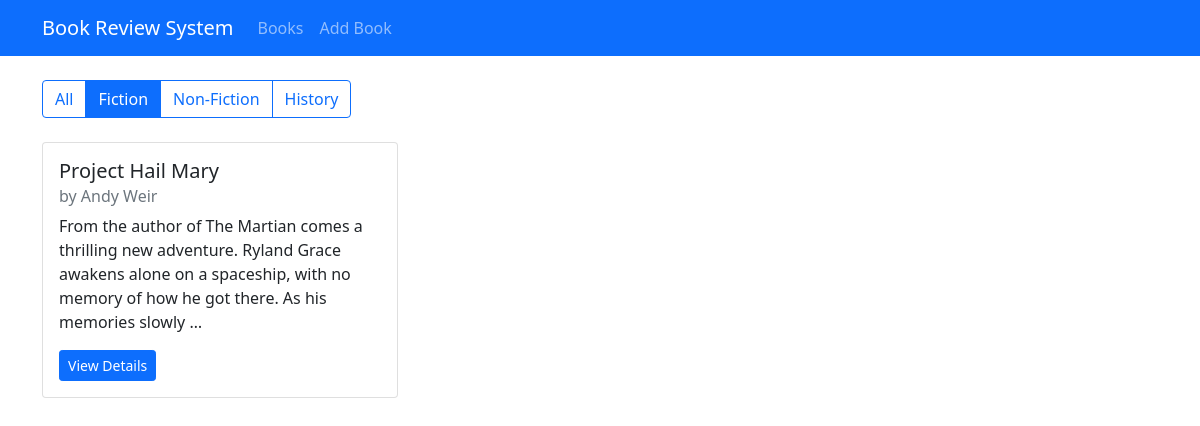
The page /?genre=fiction on the database its author committed.
### book/models.py (models this page shows, shortened)
class Book(models.Model):
    GENRE_CHOICES = [
        ('fiction', 'Fiction'),
        ('non_fiction', 'Non-Fiction'),
        ('science', 'Science'),
        ('technology', 'Technology'),
        ('history', 'History'),
        ('other', 'Other'),
    ]
    title = models.CharField(max_length=200)
    author = models.CharField(max_length=200)
    description = models.TextField()
    genre = models.CharField(max_length=20, choices=GENRE_CHOICES)
    isbn = models.CharField('ISBN', max_length=13, unique=True)
    publication_date = models.DateField()
    average_rating = models.DecimalField(
        max_digits=3,
        decimal_places=2,
        validators=[MinValueValidator(0), MaxValueValidator(5)],
        default=0
    )
    created_at = models.DateTimeField(auto_now_add=True)
    updated_at = models.DateTimeField(auto_now=True)

### book/views.py (the view)
# urls.py: path('', views.book_list, name='book-list'),
def book_list(request):
    genre = request.GET.get('genre')
    if genre:
        books = Book.objects.filter(genre=genre).order_by('-created_at')
    else:
        books = Book.objects.all().order_by('-created_at')
    return render(request, 'book/book_list.html', {'books': books})

### book/templates/book/book_list.html (shortened to what this page needs)
{% extends 'book/base.html' %}
{% block content %}
<div class="row mb-4">
    <div class="col">
        <div class="btn-group">
            <a href="{% url 'book-list' %}" class="btn btn-outline-primary {% if not request.GET.genre %}active{% endif %}">All</a>
            <a href="?genre=fiction" class="btn btn-outline-primary {% if request.GET.genre == 'fiction' %}active{% endif %}">Fiction</a>
            <a href="?genre=non_fiction" class="btn btn-outline-primary {% if request.GET.genre == 'non_fiction' %}active{% endif %}">Non-Fiction</a>
            <a href="?genre=history" class="btn btn-outline-primary {% if request.GET.genre == 'history' %}active{% endif %}">History</a>
        </div>
    </div>
</div>
<div class="row row-cols-1 row-cols-md-3 g-4">
  {% for book in books %}
  <div class="col">
      <div class="card h-100">
          <div class="card-body">
              <h5 class="card-title">{{ book.title }}</h5>
              <h6 class="card-subtitle mb-2 text-muted">by {{ book.author }}</h6>
              <p class="card-text">{{ book.description|truncatewords:30 }}</p>
              <div class="d-flex justify-content-between align-items-center">
                  <a href="{% url 'book-detail' book.pk%}" class="btn btn-sm btn-primary">View Details</a>
              </div>
          </div>
      </div>
  </div>
  {% empty %}
  <div class="col-12">
      <p>No books found.</p>
  </div>
  {% endfor %}
</div>
{% endblock content %}

### rows shown on the page
Book: title "Project Hail Mary", author "Andy Weir", description "From the author of The Martian comes a thrilling new adventure. Ryland Grace awakens alone on a spaceship, with no memory of how he got there. As his memories slowly …"
